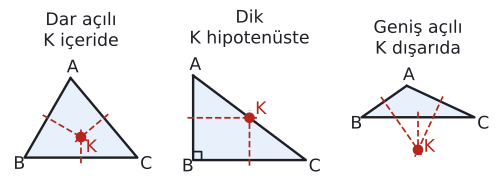

Here is the Python script that generated this plot:
import sys; sys.path.insert(0, "tools")
from cizim import *

def uz(P, Q): return round(float(np.linalg.norm(np.asarray(P) - np.asarray(Q))), 3)
def ucgen(a, b, c):
    """|BC|=a, |CA|=b, |AB|=c. B orijinde, C x ekseninde."""
    x = (c**2 - b**2 + a**2) / (2 * a)
    return np.array([x, np.sqrt(c**2 - x**2)]), np.array([0.0, 0.0]), np.array([float(a), 0.0])
def ucgen_aci(A_, B_, a=6.0):
    """B ve A köşelerindeki açılar (derece) ve |BC|=a ile üçgen."""
    C_ = 180 - A_ - B_; c = a * np.sin(np.radians(C_)) / np.sin(np.radians(A_))
    return c * np.array([np.cos(np.radians(B_)), np.sin(np.radians(B_))]), np.array([0.0, 0.0]), np.array([a, 0.0])
def cevrel(A, B, C):
    """Kenar orta dikmelerin kesim noktası."""
    M = 2 * np.array([B - A, C - A]); r = np.array([B @ B - A @ A, C @ C - A @ A])
    return np.linalg.solve(M, r)
def kenar(ax, P, Q, metin, G, d=0.45, renk=YAZI, fs=13):
    P, Q = np.asarray(P, float), np.asarray(Q, float); M = (P + Q) / 2
    u = (Q - P) / np.linalg.norm(Q - P); v = np.array([-u[1], u[0]])
    if np.dot(v, M - np.asarray(G)) < 0: v = -v
    ax.text(*(M + d * v), metin, ha="center", va="center", color=renk, fontsize=fs)
def dik(ax, K, P, Q, s=0.3, renk=SOLUK):
    """K köşesinde KP ile KQ arasındaki dik açı işareti."""
    u = (P - K) / np.linalg.norm(P - K) * s; v = (Q - K) / np.linalg.norm(Q - K) * s
    ax.plot(*zip(K + u, K + u + v, K + v), color=renk, lw=1.3)
def aci_olc(K, P, Q):
    u, v = P - K, Q - K
    return round(float(np.degrees(np.arccos(np.dot(u, v) / np.linalg.norm(u) / np.linalg.norm(v)))), 3)
def centik(ax, P, Q, n=1, renk=SOLUK, L=0.18, ara=0.12):
    P, Q = np.asarray(P, float), np.asarray(Q, float)
    u = (Q - P) / np.linalg.norm(Q - P); v = np.array([-u[1], u[0]]); M = (P + Q) / 2
    for k in range(n):
        c = M + (k - (n - 1) / 2) * ara * u
        ax.plot(*zip(c - L * v, c + L * v), color=renk, lw=1.6)
def kesis(P, Q, R, S):
    """PQ doğrusu ile RS doğrusunun kesim noktası."""
    t = np.linalg.solve(np.array([Q - P, R - S]).T, R - P); return P + t[0] * (Q - P)

# K'nin yeri: dar açılı (70-60-50) içinde, dik (B=90°, 6-8-10) hipotenüsün orta noktasında,
# geniş açılı (A=120°) üçgenin dışında, en uzun kenarın ötesinde.
fig, eks = plt.subplots(1, 3, figsize=(6.5, 3.0))
ucgenler = [ucgen_aci(70, 60, a=6.0),
            (np.array([0.0, 4.5]), np.array([0.0, 0.0]), np.array([6.0, 0.0])),
            ucgen_aci(120, 35, a=6.0)]
basliklar = ["Dar açılı\nK içeride", "Dik\nK hipotenüste", "Geniş açılı\nK dışarıda"]
for ax, (A, B, C), bas in zip(eks, ucgenler, basliklar):
    ax.set_aspect("equal"); ax.axis("off")
    K = cevrel(A, B, C); R = uz(K, A)
    print(bas.replace("\n", " "), "K", K.round(3), "R", R, uz(K, B), uz(K, C))
    ax.add_patch(plt.Polygon([A, B, C], color=MAVI_ACIK, lw=0))
    ax.plot(*zip(A, B, C, A), color=YAZI, lw=1.8)
    for P, Q in ((B, C), (C, A), (A, B)):
        M = (P + Q) / 2
        if np.linalg.norm(K - M) > 1e-6:
            u = (K - M) / np.linalg.norm(K - M)
            ax.plot(*zip(M - 0.3 * u, K + 0.4 * u), color=KIRMIZI, lw=1.3, ls="--")
    if bas.startswith("Dik"):
        dik(ax, B, A, C, s=0.45, renk=YAZI)
    ax.plot(*K, "o", color=KIRMIZI, markersize=7, zorder=5)
    ax.set_title(bas, fontsize=13, color=YAZI, pad=10)
    xs = [p[0] for p in (A, B, C, K)]; ys = [p[1] for p in (A, B, C, K)]
    ax.set_xlim(min(xs) - 0.9, max(xs) + 0.9); ax.set_ylim(min(ys) - 0.9, max(ys) + 1.0)
    kd = {"Dar": (0.25, -0.8), "Dik": (0.3, 0.2), "Gen": (0.3, -0.1)}[bas[:3]]
    ax.text(K[0] + kd[0], K[1] + kd[1], "K", color=KIRMIZI, fontsize=13)
    ax.text(A[0] - 0.2, A[1] + 0.3, "A", fontsize=13)
    ax.text(B[0] - 0.6, B[1] - 0.6, "B", fontsize=13); ax.text(C[0] + 0.15, C[1] - 0.6, "C", fontsize=13)
fig.subplots_adjust(wspace=0.15)
kaydet(fig, __file__)
